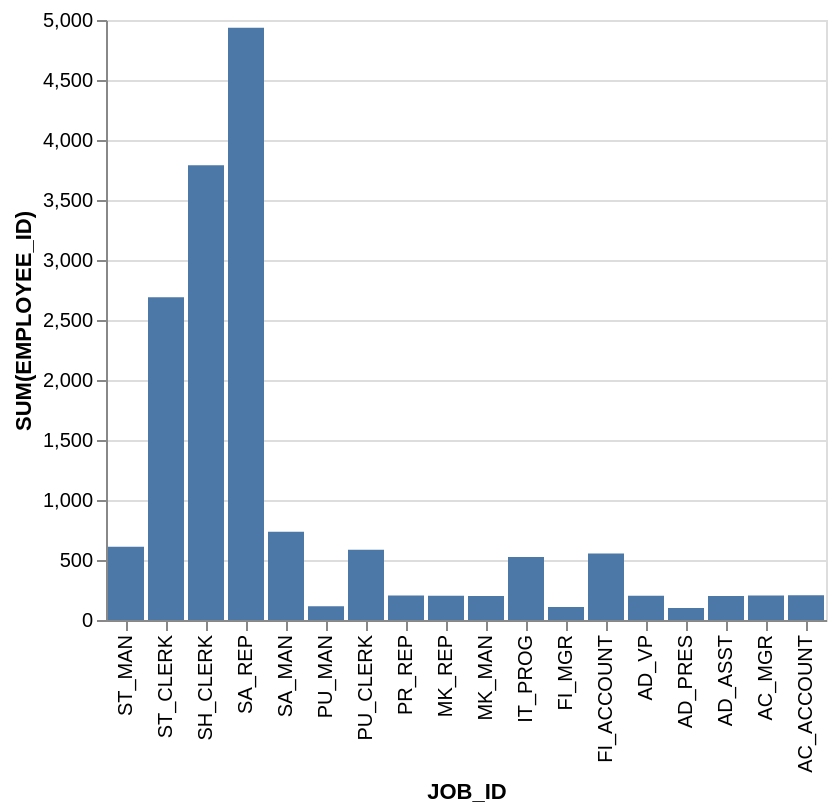

The specification (Vega-Lite) saved for this image:
### Vega-Lite specification from a JSON file in a GitHub repository (floating-point values rounded to 4 significant figures)
{"data": {"values": [{"x_data": "ST_MAN", "y_data": 610}, {"x_data": "ST_CLERK", "y_data": 2690}, {"x_data": "SH_CLERK", "y_data": 3790}, {"x_data": "SA_REP", "y_data": 4935}, {"x_data": "SA_MAN", "y_data": 735}, {"x_data": "PU_MAN", "y_data": 114}, {"x_data": "PU_CLERK", "y_data": 585}, {"x_data": "PR_REP", "y_data": 204}, {"x_data": "MK_REP", "y_data": 202}, {"x_data": "MK_MAN", "y_data": 201}, {"x_data": "IT_PROG", "y_data": 525}, {"x_data": "FI_MGR", "y_data": 108}, {"x_data": "FI_ACCOUNT", "y_data": 555}, {"x_data": "AD_VP", "y_data": 203}, {"x_data": "AD_PRES", "y_data": 100}, {"x_data": "AD_ASST", "y_data": 200}, {"x_data": "AC_MGR", "y_data": 205}, {"x_data": "AC_ACCOUNT", "y_data": 206}]}, "mark": "bar", "encoding": {"x": {"field": "x_data", "type": "nominal", "title": "JOB_ID", "sort": "descending"}, "y": {"field": "y_data", "type": "quantitative", "title": "SUM(EMPLOYEE_ID)"}}}
